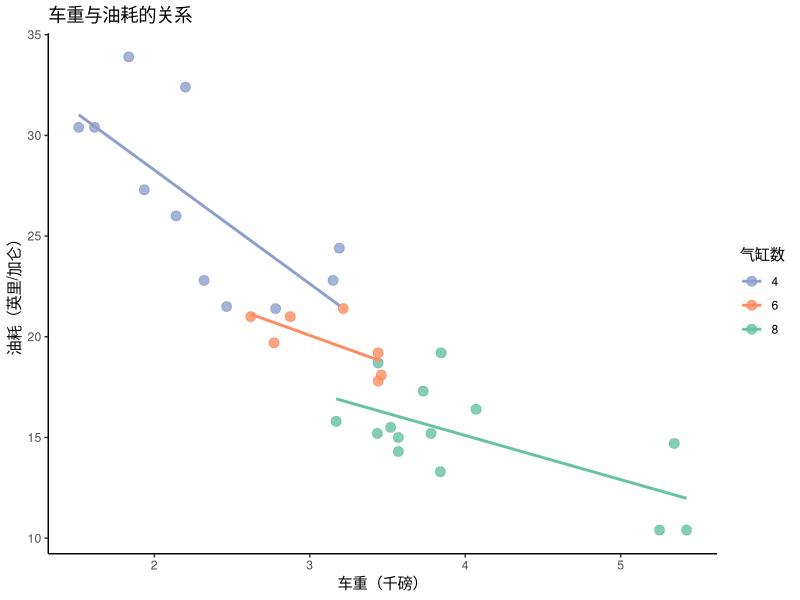

R code for this plot: (Note: this script raises an error after producing the figure.)
## ---- chunk 1
#| echo: true
#| code-fold: false
#| message: false

library(ggplot2)

ggplot(mtcars, aes(x = wt, y = mpg, color = factor(cyl))) +
  geom_point(size = 3, alpha = 0.8) +
  geom_smooth(method = "lm", se = FALSE) +
  scale_color_manual(values = c("#8DA0CB", "#FC8D62", "#66C2A5")) +
  labs(title  = "车重与油耗的关系",
       x      = "车重（千磅）",
       y      = "油耗（英里/加仑）",
       color  = "气缸数") +
  theme_classic()
## ---- chunk 2
#| echo: true
#| code-fold: false
#| error: true

# 忘记加载包就直接使用
select(mtcars, mpg, cyl)
## ---- chunk 3
#| echo: true
#| code-fold: false
#| message: false

library(dplyr)
select(mtcars, mpg, cyl) |> head(3)
## ---- chunk 4
#| echo: true
#| code-fold: false
#| message: false

mtcars |>
  filter(cyl == 4) |>          # 只保留 4 缸的车
  mutate(kpl = mpg * 0.425) |> # 新增一列：将油耗换算为 km/L
  group_by(am) |>              # 按变速箱类型（0自动/1手动）分组
  summarise(
    n        = n(),            # 计算每组的样本量
    kpl_mean = mean(kpl) |> round(2)  # 每组的平均油耗（km/L）
  )
## ---- chunk 5
#| echo: true
#| code-fold: false

# AI 根据追问修改后的代码
ggplot(mtcars, aes(x = factor(cyl), y = mpg, fill = factor(cyl))) +
  geom_boxplot() +
  scale_fill_manual(values = c("#8DA0CB", "#FC8D62", "#66C2A5")) +
  labs(x = "气缸数", y = "油耗（mpg）", fill = "气缸数") +
  theme_minimal() +
  theme(
    legend.position  = "bottom",               # 图例放底部
    axis.text.x      = element_text(angle = 45, hjust = 1)  # x轴旋转
  )
## ---- chunk 6
#| echo: true
#| code-fold: false

# AI 给了你这段代码，你需要能看懂它在做什么
mtcars |>
  mutate(efficiency = ifelse(mpg > 20, "高效", "低效")) |>
  group_by(efficiency) |>
  summarise(
    n       = n(),
    hp_avg  = mean(hp) |> round(1)
  )
